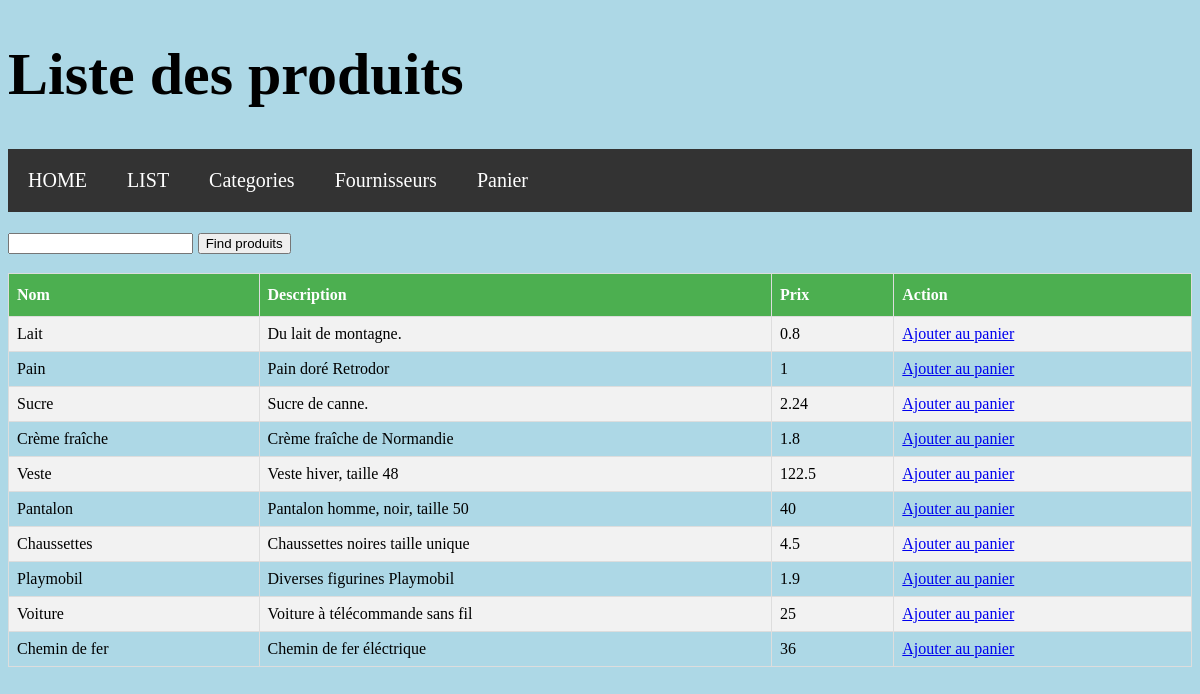
Screenshot of /List/list_produit.php with the database file from the repository.
### tables this page shows
CREATE TABLE `produits` (
  `pid` int(11) NOT NULL,
  `nom` varchar(50) NOT NULL,
  `description` text NOT NULL,
  `qte` int(11) UNSIGNED NOT NULL,
  `prix` float UNSIGNED NOT NULL,
  `uid` int(11) NOT NULL,
  `ctid` int(11) NOT NULL
);

### List/list_produit.php (the view, shortened to what this page needs)
<?php
include("header.php");
?>
<h1> Liste des produits </h1>
<nav>
		<a href="../index.php">HOME</a>
		<a href="Liste.php">LIST</a>
		<a href="categories.php"> Categories </a>
		<a href="list_four.php"> Fournisseurs </a>
		<a href="panier.php?pid=<?php echo $_SESSION['pid'] ?>&qte=<?php echo $_SESSION['q'] ?>" > Panier </a>
	</nav>
<h3> <?php include("find_form.php") ?></h3>
<table id = "table">
	<tr>
		<th> Nom </th>
		<th> Description </th>
		<th> Prix </th>
		<th> Action </th>
	</tr>
	<?php
	require("../db_config.php");
	try {
		$SQL = "SELECT * FROM produits";
		$res = $db->query($SQL);
		if ($res->rowCount() == 0) {
			echo "La liste est vide";
		} else {
			foreach ($res as $row) {
				?>
				<tr>
					<td><?php echo htmlspecialchars($row['nom'])?></td>
					<td><?php echo $row['description']?></td>
					<td><?php echo $row['prix']?></td>
					<td> <a href="panier.php?pid=<?php echo $row['pid']?>">Ajouter au panier</a> </td>
				</tr>
				<?php
			}
		}
	}catch (PDOException $e) {
		echo "Erreur SQL: ".$e->getMessage();
	}
	?>
</table>
<?php
include("footer.php");
?>

### List/header.php (shortened to what this page needs)
<!DOCTYPE html>
<html>
<head>
	<link rel="stylesheet" type="text/css" href="style.css">
</head>
<body>

### List/find_form.php
<form action="recherche.php" method="post">
	<input type="text" name="recherche" required>
	<input type="submit" value="Find produits">
</form>

### List/style.css (style rules this page uses)
#table { font-family: : Arial; border-collapse: collapse; width: 100%; }
#table td, #table th { border: 1px solid #ddd; padding: 8px; }
#table tr:nth-child(even) { background-color: #f2f2f2; }
#table th { padding-top: 12px; padding-bottom: 12px; text-align: left; background-color: #4CAF50; color: white; }
h1 { font-size: 60px; }
body { background-color: lightblue; }
nav { overflow: hidden; background-color: #333333; }
nav a { float: right; display: block; color: white; text-align: center; padding: 20px; font-size: 20px; text-decoration: none; }
nav a { float: left; }

### rows the page displays
produits: nom "Lait", description "Du lait de montagne.", prix "0.8"
produits: nom "Pain", description "Pain doré Retrodor", prix "1"
produits: nom "Sucre", description "Sucre de canne.", prix "2.24"
produits: nom "Crème fraîche", description "Crème fraîche de Normandie", prix "1.8"
produits: nom "Veste", description "Veste hiver, taille 48", prix "122.5"
produits: nom "Pantalon", description "Pantalon homme, noir, taille 50", prix "40"
produits: nom "Chaussettes", description "Chaussettes noires taille unique", prix "4.5"
produits: nom "Playmobil", description "Diverses figurines Playmobil", prix "1.9"
produits: nom "Voiture", description "Voiture à télécommande sans fil", prix "25"
produits: nom "Chemin de fer", description "Chemin de fer éléctrique", prix "36"
